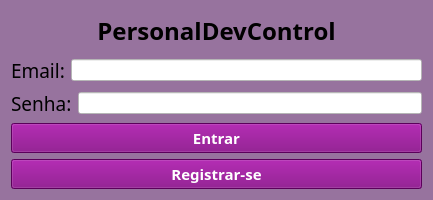
<?xml version="1.0" encoding="UTF-8"?>
<ui version="4.0">
 <class>LoginTasks</class>
 <widget class="QFrame" name="LoginTasks">
  <property name="geometry">
   <rect>
    <x>0</x>
    <y>0</y>
    <width>433</width>
    <height>200</height>
   </rect>
  </property>
  <property name="windowTitle">
   <string>Login Tasks</string>
  </property>
  <property name="styleSheet">
   <string notr="true">background-color: rgb(151, 115, 158);</string>
  </property>
  <layout class="QVBoxLayout" name="verticalLayout_2">
   <item>
    <widget class="QLabel" name="label_3">
     <property name="font">
      <font>
       <family>JetBrains Mono NL</family>
       <pointsize>18</pointsize>
       <bold>true</bold>
      </font>
     </property>
     <property name="text">
      <string>PersonalDevControl</string>
     </property>
     <property name="alignment">
      <set>Qt::AlignmentFlag::AlignCenter</set>
     </property>
    </widget>
   </item>
   <item>
    <layout class="QHBoxLayout" name="horizontalLayout">
     <item>
      <widget class="QLabel" name="label">
       <property name="font">
        <font>
         <family>JetBrains Mono NL</family>
         <pointsize>14</pointsize>
        </font>
       </property>
       <property name="text">
        <string>Email:</string>
       </property>
      </widget>
     </item>
     <item>
      <widget class="QLineEdit" name="lineEdit">
       <property name="styleSheet">
        <string notr="true">background-color: rgb(255, 255, 255);</string>
       </property>
      </widget>
     </item>
    </layout>
   </item>
   <item>
    <layout class="QHBoxLayout" name="horizontalLayout_2">
     <item>
      <widget class="QLabel" name="label_2">
       <property name="font">
        <font>
         <family>JetBrains Mono NL</family>
         <pointsize>14</pointsize>
        </font>
       </property>
       <property name="text">
        <string>Senha:</string>
       </property>
      </widget>
     </item>
     <item>
      <layout class="QVBoxLayout" name="verticalLayout">
       <item>
        <widget class="QLineEdit" name="lineEdit_2">
         <property name="styleSheet">
          <string notr="true">background-color: rgb(255, 255, 255);</string>
         </property>
        </widget>
       </item>
      </layout>
     </item>
    </layout>
   </item>
   <item>
    <widget class="QPushButton" name="pushButton">
     <property name="font">
      <font>
       <family>JetBrains Mono NL</family>
       <pointsize>11</pointsize>
       <bold>true</bold>
      </font>
     </property>
     <property name="styleSheet">
      <string notr="true">background-color: rgb(128,0,128);
color: rgb(255, 255, 255);</string>
     </property>
     <property name="text">
      <string>Entrar</string>
     </property>
    </widget>
   </item>
   <item>
    <widget class="QPushButton" name="pushButton_2">
     <property name="font">
      <font>
       <family>JetBrains Mono NL</family>
       <pointsize>11</pointsize>
       <bold>true</bold>
      </font>
     </property>
     <property name="styleSheet">
      <string notr="true">background-color: rgb(128,0,128);
color: rgb(255, 255, 255);</string>
     </property>
     <property name="text">
      <string>Registrar-se</string>
     </property>
    </widget>
   </item>
  </layout>
 </widget>
 <resources/>
 <connections/>
</ui>
